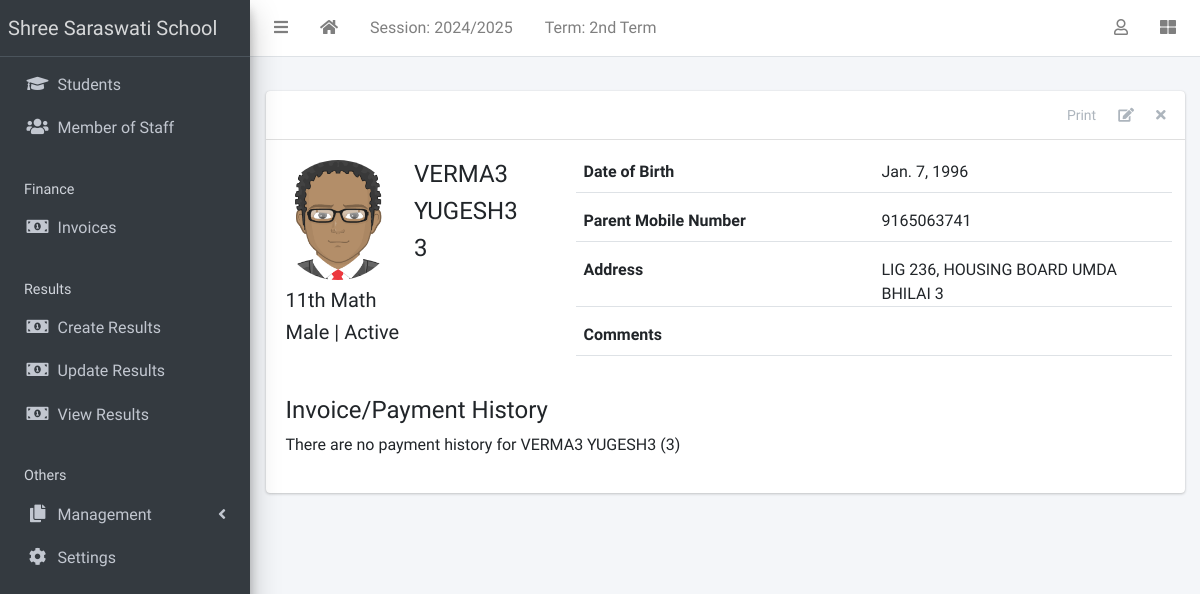
Before: /student/3/ (signed in) with the older database file.
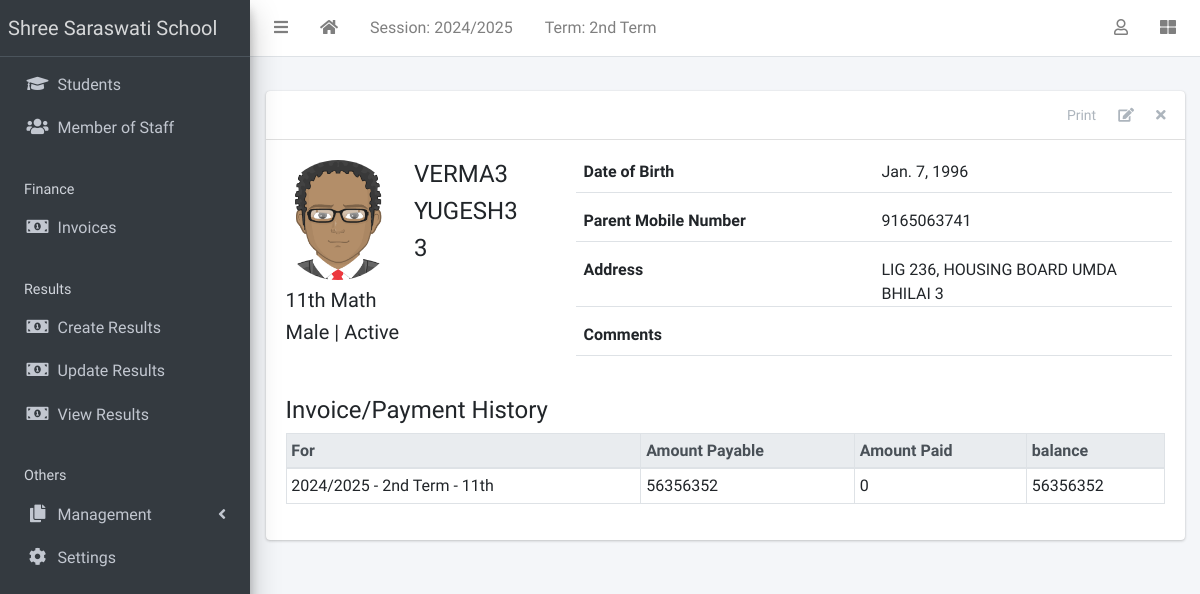
After: the same page with the newer database file.
### apps/students/models.py (models this page shows, shortened)
class Student(models.Model):
    STATUS_CHOICES = [("active", "Active"), ("inactive", "Inactive")]
    GENDER_CHOICES = [("male", "Male"), ("female", "Female")]
    current_status = models.CharField(
        max_length=10, choices=STATUS_CHOICES, default="active"
    )
    registration_number = models.CharField(max_length=200, unique=True)
    surname = models.CharField(max_length=200)
    firstname = models.CharField(max_length=200)
    other_name = models.CharField(max_length=200, blank=True)
    gender = models.CharField(max_length=10, choices=GENDER_CHOICES, default="male")
    date_of_birth = models.DateField(default=timezone.now)
    current_class = models.ForeignKey(
        StudentClass, on_delete=models.SET_NULL, blank=True, null=True
    )
    date_of_admission = models.DateField(default=timezone.now)
    mobile_num_regex = RegexValidator(
        regex="^[0-9]{10,15}$", message="Entered mobile number isn't in a right format!"
    )
    parent_mobile_number = models.CharField(
        validators=[mobile_num_regex], max_length=13, blank=True
    )
    address = models.TextField(blank=True)
    others = models.TextField(blank=True)
    passport = models.ImageField(blank=True, upload_to="students/passports/")
    class Meta:
        ordering = ["surname", "firstname", "other_name"]
    def __str__(self):
        return f"{self.surname} {self.firstname} {self.other_name} ({self.registration_number})"

### apps/corecode/models.py (models this page shows)
class StudentClass(models.Model):
    name = models.CharField(max_length=200, unique=True)
    class Meta:
        verbose_name = "Class"
        verbose_name_plural = "Classes"
        ordering = ["name"]
    def __str__(self):
        return self.name

class AcademicSession(models.Model):
    name = models.CharField(max_length=200, unique=True)
    current = models.BooleanField(default=True)
    class Meta:
        ordering = ["-name"]
    def __str__(self):
        return self.name

class AcademicTerm(models.Model):
    name = models.CharField(max_length=20, unique=True)
    current = models.BooleanField(default=True)
    class Meta:
        ordering = ["name"]
    def __str__(self):
        return self.name

### apps/finance/models.py (models this page shows, shortened)
class Invoice(models.Model):
    student = models.ForeignKey(Student, on_delete=models.CASCADE)
    session = models.ForeignKey(AcademicSession, on_delete=models.CASCADE)
    term = models.ForeignKey(AcademicTerm, on_delete=models.CASCADE)
    class_for = models.ForeignKey(StudentClass, on_delete=models.CASCADE)
    balance_from_previous_term = models.IntegerField(default=0)
    status = models.CharField(
        max_length=20,
        choices=[("active", "Active"), ("closed", "Closed")],
        default="active",
    )
    class Meta:
        ordering = ["student", "term"]
    def balance(self):
        payable = self.total_amount_payable()
        paid = self.total_amount_paid()
        return payable - paid
    def amount_payable(self):
        items = InvoiceItem.objects.filter(invoice=self)
        total = 0
        for item in items:
            total += item.amount
        return total
    def total_amount_payable(self):
        return self.balance_from_previous_term + self.amount_payable()
    def total_amount_paid(self):
        receipts = Receipt.objects.filter(invoice=self)
        amount = 0
        for receipt in receipts:
            amount += receipt.amount_paid
        return amount

### apps/students/views.py (the view)
# urls.py: path("<int:pk>/", StudentDetailView.as_view(), name="student-detail"),
class StudentDetailView(LoginRequiredMixin, DetailView):
    model = Student
    template_name = "students/student_detail.html"
    def get_context_data(self, **kwargs):
        context = super(StudentDetailView, self).get_context_data(**kwargs)
        context["payments"] = Invoice.objects.filter(student=self.object)
        return context

### apps/corecode/context_processors.py (called while the page is built)
def site_defaults(request):
    current_session = AcademicSession.objects.get(current=True)
    current_term = AcademicTerm.objects.get(current=True)
    vals = SiteConfig.objects.all()
    contexts = {
        "current_session": current_session.name,
        "current_term": current_term.name,
    }
    for val in vals:
        contexts[val.key] = val.value
    return contexts

### apps/students/templates/students/student_detail.html (shortened to what this page needs)
{% extends 'base.html' %}
{% load static %}
{% block content-header %}
<div class="card-header">
  <div class="card-tools">
    <a href="#" class="btn btn-tool">Print</a>
    <a href="{% url 'student-update' object.id %}" class="btn btn-tool">
      <i class="fas fa-edit"></i>
    </a>
    <a href="{% url 'student-delete' object.id %}" class="btn btn-tool">
      <i class="fas fa-times"></i>
    </a>
  </div>
</div>
{% endblock content-header %}
{% block content %}
    <div class="row mb-4">
      <div class="col-sm-4">
        <div class="row mb-2">
          {% if object.passport %}
            <img
              src="{{ object.passport.url }}"
              class="float-left rounded-circle mr-3" style="width: 120px; height: 120px;">
          {% else %}
            <img
              src="{% static 'dist/img/avatar.png' %}"
              class="float-left rounded-circle mr-3" style="width: 120px; height: 120px;">
          {% endif %}
          <div class="float-right">
            <h4>{{ object.surname }} </h4>
            <h4>{{ object.firstname }} </h4>
            <h4>{{ object.registration_number }} </h4>
          </div>
        </div>
        <h5>{{ object.current_class }} </h5>
        <h5>{{ object.get_gender_display }} | {{ object.get_current_status_display }}</h5>
      </div>
      <div class="col-sm-8">
        <div>
          <div class="form-group border-bottom row">
            <label class="col">
              Date of Birth
            </label>
            <div class="col">
              {{ object.date_of_birth }}
            </div>
          </div>
          <div class="form-group border-bottom row">
            <label class="col">
              Parent Mobile Number
            </label>
            <div class="col">
              {{ object.parent_mobile_number}}
            </div>
          </div>
          <div class="form-group border-bottom row">
            <label class="col">
              Address
            </label>
            <div class="col">
              {{ object.address }}
            </div>
          </div>
          <div class="form-group border-bottom row">
            <label class="col">
              Comments
            </label>
            <div class="col">
            </div>
          </div>
        </div>
      </div>
    </div>
    <h4>Invoice/Payment History</h4>
    {% if payments %}
      <table class="table table-sm table-bordered table-hover">
        <thead class="thead-light">
          <tr>
            <th>For</th>
            <th>Amount Payable</th>
            <th>Amount Paid</th>
            <th>balance</th>
          </tr>
        </thead>
        <tbody>
          {% for payment in payments %}
            <tr class='clickable-row' data-href="{% url 'invoice-detail' payment.id %}">
              <td>{{payment.session}} - {{payment.term}} - {{ payment.class_for}}</td>
              <td>{{payment.total_amount_payable}}</td>
              <td>{{payment.total_amount_paid}}</td>
              <td>{{payment.balance}}</td>
            </tr>
          {% endfor %}
        </tbody>
      </table>
    {% else %}
        <p>There are no payment history for {{object}}</p>
    {% endif %}
{% endblock content %}

Changed rows visible on the page:
shown differently, row unchanged: Student "VERMA3": surname+firstname+other_name "VERMA3 YUGESH3 (3)" → (not shown)
added Invoice: session "2024/2025", term "2nd Term", class_for "11th", total_amount_payable "56356352", total_amount_paid "0", balance "56356352"
Other visible differences:
text no longer shown: "There are no payment history for"
text now shown: "For Amount Payable Amount Paid balance"
